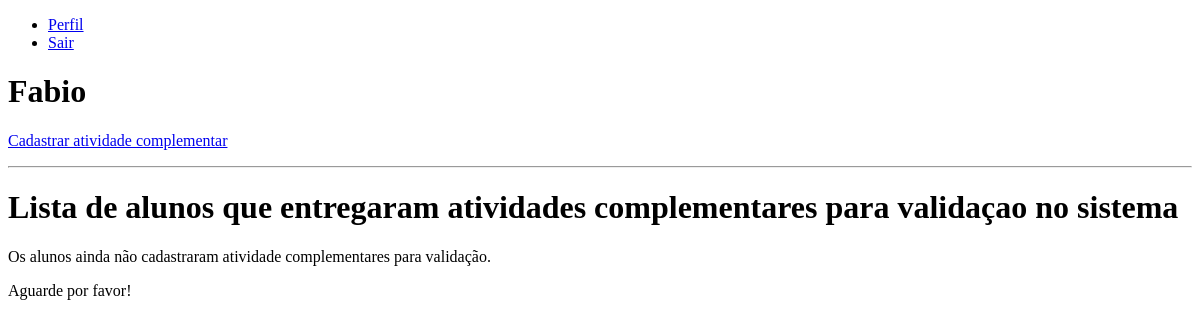
Before: /inicialCoordenador.php (signed in) with the older database file.
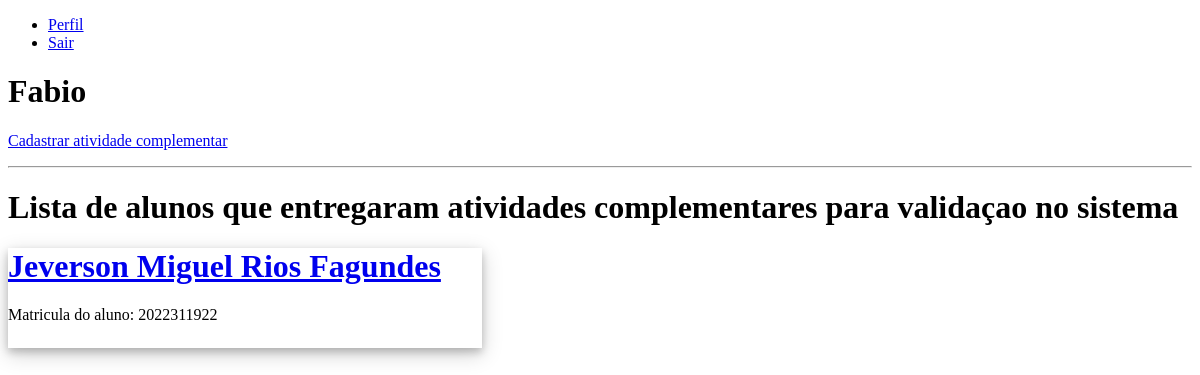
After: the same page with the newer database file.
### tables this page shows
CREATE TABLE IF NOT EXISTS `aluno` (
  `id_aluno` int NOT NULL AUTO_INCREMENT,
  `nome` varchar(255) DEFAULT NULL,
  `matricula` char(10) DEFAULT NULL,
  `email` varchar(255) DEFAULT NULL,
  `senha` varchar(255) DEFAULT NULL,
  `id_curso` int DEFAULT NULL,
  PRIMARY KEY (`id_aluno`),
  KEY `fk_aluno_curso` (`id_curso`)
);

### conecta.php (called while the page is built, shortened)
<?php
function excutarSQL($mysql, $sql)
{
    $resultado = mysqli_query($mysql, $sql);
    return $resultado;
}

### inicialCoordenador.php (the view, shortened to what this page needs)
<?php
require_once "conecta.php";
$mysql = conectar();
?>
<!DOCTYPE html>
<html lang="pt-br">
<head>
</head>
<body>
    <?php require_once "boasPraticas/headerNav.php"; ?>
    <main>
        <h1><?php echo $_SESSION['coordenador'][0]; ?></h1>
        <p><a href="crudAtividade/formcadAtividade.php">Cadastrar atividade complementar</a></p>
        <hr>
        <?php
        echo '<h1>Lista de alunos que entregaram atividades complementares para validaçao no sistema </h1>';
        $sql1 = "SELECT DISTINCT
        a.id_aluno,
        a.nome,
        a.matricula
        FROM aluno a
        INNER JOIN coordenador_curso cc
        ON a.id_curso = " . $_SESSION['coordenador'][2] . " AND cc.id_curso = " . $_SESSION['coordenador'][2] . "
        INNER JOIN entrega_atividade ea
        ON a.id_aluno = ea.id_aluno
        ;";
        $resultado1 = excutarSQL($mysql, $sql1);
        if ($mysql->error) {
            die("Falha ao unir as informações! " . $mysql->error);
        } else {
            $quantidade1 = $resultado1->num_rows;
            if ($quantidade1 == 0) {
                echo "<p>Os alunos ainda não cadastraram atividade complementares para validação. </p>";
                echo "<p>Aguarde por favor!</p>";
            } else {
                while ($dados1 = mysqli_fetch_assoc($resultado1)) {
                    echo '<div class="card">';
                    echo '<div class="card-body">';
                    echo '<h1 class="card-title">' . '<a href="validacao/validar.php?id=' . $dados1['id_aluno'] . '">' . $dados1['nome'] . '</a>' . '</h1>';
                    echo '<p class="card-text">' . 'Matricula do aluno:' . ' ' . $dados1['matricula'] . '</p>';
                    echo '</div>';
                    echo '</div>';
                }
            }
        }
        ?>
    </main>
</body>
</html>

Changed rows visible on the page:
now on this page (row edited): aluno: nome "Jeverson Miguel Rios Fagundes", matricula "2022311922"
Other visible differences:
text no longer shown: "Os alunos ainda não cadastraram atividade complementares para validação. Aguarde por favor!"
